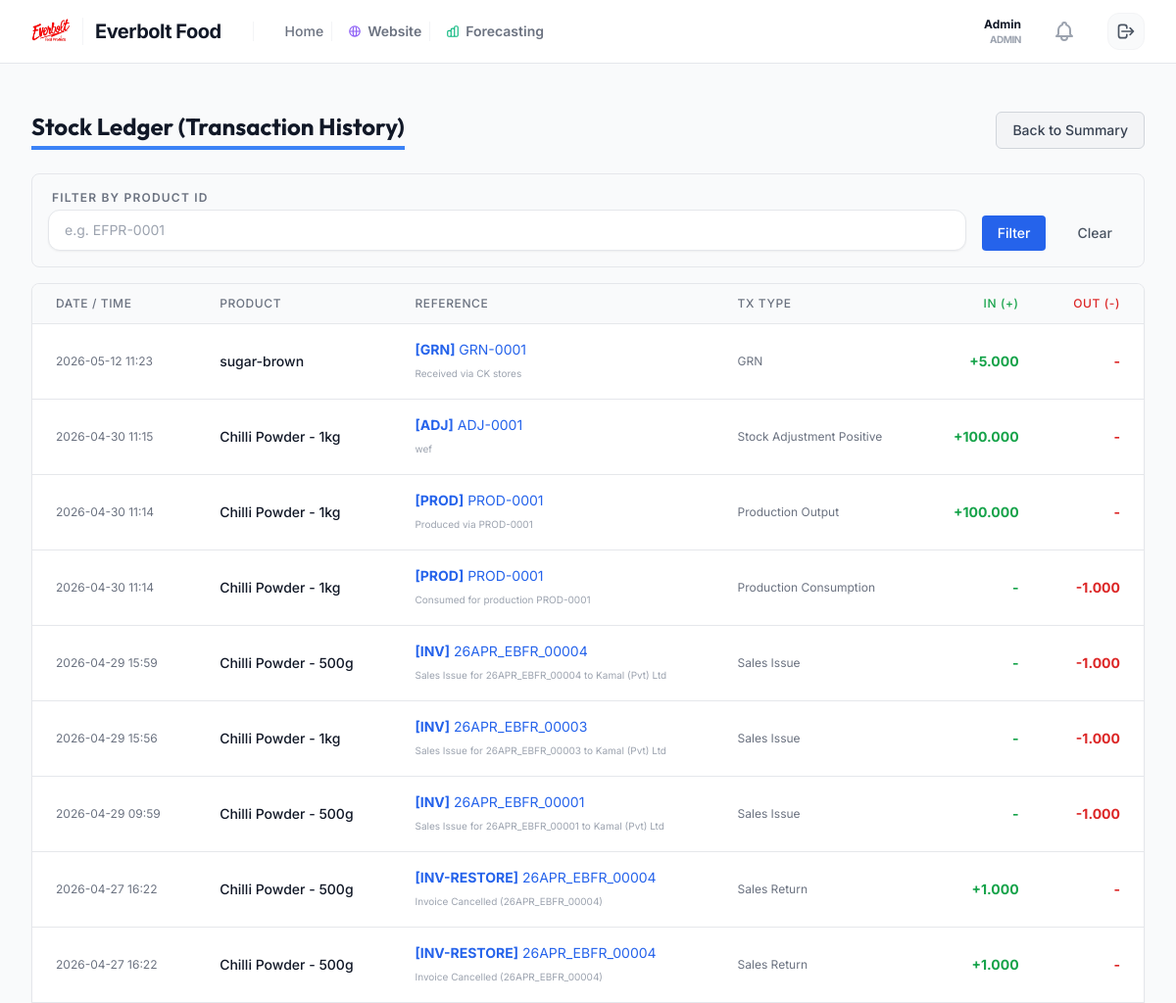
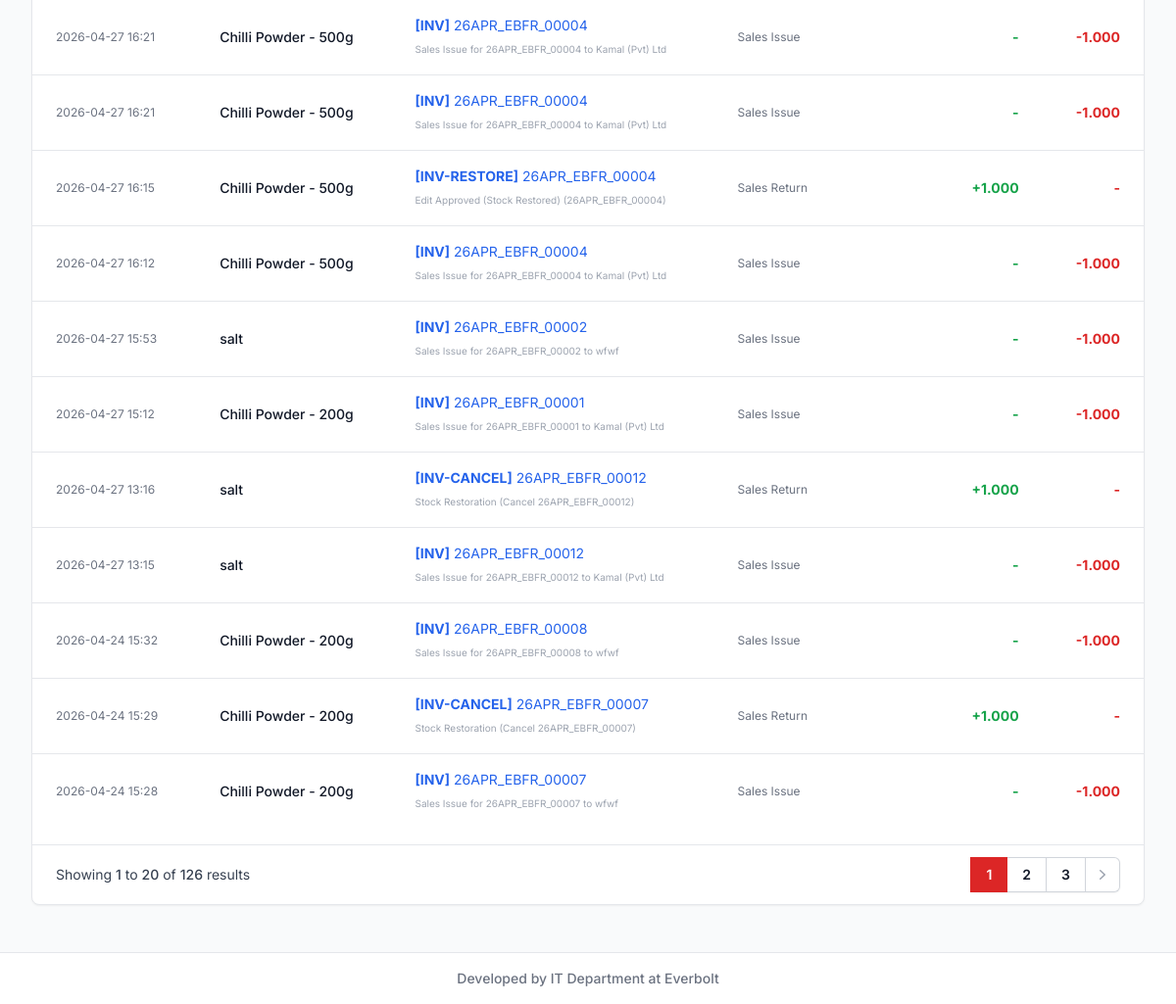
Page /inventory/stock-ledger/ (signed in) on the committed database (2 pictures, top to bottom).
### users/models.py (models this page shows, shortened)
class User(AbstractUser):
    class Roles(models.TextChoices):
        ADMIN = 'ADMIN', 'Admin'
        SALES_OFFICER = 'SALES_OFFICER', 'Sales Officer'
        USER = 'USER', 'User'
    role = models.CharField(max_length=50, choices=Roles.choices, default=Roles.SALES_OFFICER)
    contact_number = models.CharField(max_length=20, blank=True, null=True)
    assigned_area = models.CharField(max_length=100, blank=True, null=True)
    is_delivery_officer = models.BooleanField(default=False, verbose_name="Is a Delivery Officer?", help_text="User can be assigned to deliver orders.")
    monthly_target = models.DecimalField(max_digits=12, decimal_places=2, default=0.00, help_text="Monthly sales target (Ex-VAT) for this officer.")
    can_set_targets = models.BooleanField(default=False, verbose_name="Can Set Sales Targets?", help_text="Allow this user to access the Analytics Target Management page.")
    @property
    def unread_notifications(self):
        return getattr(self, 'notifications', None) and self.notifications.filter(is_read=False).order_by('-created_at') or []
    @property
    def recent_notifications(self):
        return getattr(self, 'notifications', None) and self.notifications.order_by('-created_at')[:20] or []

### inventory/models.py (models this page shows, shortened)
class StockLedger(models.Model):
    class TransactionTypes(models.TextChoices):
        OPENING = 'OPENING', 'Opening Stock'
        GRN = 'GRN', 'GRN'
        PROD_CONS = 'PROD_CONS', 'Production Consumption'
        PROD_OUT = 'PROD_OUT', 'Production Output'
        SALES_ISS = 'SALES_ISS', 'Sales Issue'
        SALES_RET = 'SALES_RET', 'Sales Return'
        PURC_RET = 'PURC_RET', 'Purchase Return'
        ADJ_POS = 'ADJ_POS', 'Stock Adjustment Positive'
        ADJ_NEG = 'ADJ_NEG', 'Stock Adjustment Negative'
    product = models.ForeignKey(Product, on_delete=models.CASCADE, related_name='ledger_entries')
    date = models.DateTimeField(auto_now_add=True)
    tx_type = models.CharField(max_length=20, choices=TransactionTypes.choices)
    qty_in = models.DecimalField(max_digits=12, decimal_places=3, default=0.000)
    qty_out = models.DecimalField(max_digits=12, decimal_places=3, default=0.000)
    reference_type = models.CharField(max_length=50) # e.g. 'GRN', 'PROD', 'INV', 'SYS'
    reference_id = models.IntegerField(null=True, blank=True)
    reference_number = models.CharField(max_length=100)
    remarks = models.CharField(max_length=255, blank=True, null=True)
    user = models.ForeignKey(settings.AUTH_USER_MODEL, on_delete=models.SET_NULL, null=True, blank=True)

class Product(models.Model):
    class BrandChoices(models.TextChoices):
        EVERBOLT = 'Everbolt', 'Everbolt'
        EVERLEAF = 'Everleaf', 'Everleaf'
    class CategoryChoices(models.TextChoices):
        CONFECTIONERY = 'Confectionery', 'Confectionery'
        DRIED_FRUITS = 'Dried Fruits', 'Dried Fruits'
        DRIED_VEGETABLES = 'Dried Vegetables', 'Dried Vegetables'
        SPICES = 'Spices', 'Spices'
        TEA = 'Tea', 'Tea'
        KITHUL = 'Kithul', 'Kithul'
    class TeaTypeChoices(models.TextChoices):
        HERBAL_TEA = 'Herbal Tea', 'Herbal Tea'
        ARTISAN_TEA = 'Artisan Tea', 'Artisan Tea'
        FLAVORED_TEA = 'Flavored Tea', 'Flavored Tea'
        BLACK_TEA = 'Black Tea', 'Black Tea'
        GREEN_TEA = 'Green Tea', 'Green Tea'
        CATERING_TEA = 'Catering Tea', 'Catering Tea'
    class UnitTypes(models.TextChoices):
        PCS = 'pcs', 'pcs'
        BOX = 'box', 'box'
        PACK = 'pack', 'pack'
        KG = 'Kg', 'Kg'
        G = 'g', 'g'
        ML = 'ml', 'ml'
        L = 'l', 'l'
    class ProductTypes(models.TextChoices):
        DIRECT_PACKING = 'Direct Packing', 'Direct Packing'
        BLENDED_TEA = 'Blended Tea Products', 'Blended Tea Products'
        CONFECTIONERY_PACKING = 'Confectionery Packing', 'Confectionery Packing'
        REPACKING = 'Repacking', 'Repacking'
        TRADING = 'Trading Products', 'Trading Products'
    class InventoryClasses(models.TextChoices):
        RAW = 'RAW', 'Raw Material'
        PACKAGING = 'PACKAGING', 'Packaging Material'
        FINISHED = 'FINISHED', 'Finished Good'
        SEMI_FINISHED = 'SEMI_FINISHED', 'Semi-Finished Good'
        CONSUMABLE = 'CONSUMABLE', 'Consumable'
    product_id = models.CharField(max_length=50, unique=True, blank=True)
    name = models.CharField(max_length=200)
    brand = models.CharField(max_length=50, default=BrandChoices.EVERBOLT)
    category = models.CharField(max_length=50, default=CategoryChoices.CONFECTIONERY)
    tea_type = models.CharField(max_length=50, choices=TeaTypeChoices.choices, blank=True, null=True)
    packet_size = models.CharField(max_length=100, blank=True, null=True)
    stock_unit = models.CharField(max_length=20, choices=UnitTypes.choices, default=UnitTypes.PCS)
    selling_unit = models.CharField(max_length=20, choices=UnitTypes.choices, default=UnitTypes.PCS)
    inventory_class = models.CharField(max_length=50, choices=InventoryClasses.choices, default=InventoryClasses.FINISHED)
    product_type = models.CharField(max_length=50, default=ProductTypes.DIRECT_PACKING, verbose_name="Production Type")
    track_stock = models.BooleanField(default=True)
    allow_negative_stock = models.BooleanField(default=False)
    reorder_level = models.DecimalField(max_digits=12, decimal_places=3, default=0.000)
    selling_price = models.DecimalField(max_digits=12, decimal_places=5)
    price_tier_100 = models.DecimalField(max_digits=12, decimal_places=5, null=True, blank=True, help_text="Price for <= 100 pcs")
    price_tier_250 = models.DecimalField(max_digits=12, decimal_places=5, null=True, blank=True, help_text="Price for <= 250 pcs")
    price_tier_500 = models.DecimalField(max_digits=12, decimal_places=5, null=True, blank=True, help_text="Price for >= 500 pcs")
    custom_load_price = models.DecimalField(max_digits=12, decimal_places=5, null=True, blank=True)
    tax_rate = models.DecimalField(max_digits=5, decimal_places=2, default=18.00) # Fixed 18% generic tax
    status = models.BooleanField(default=True, help_text="True if active")
    current_stock = models.DecimalField(max_digits=12, decimal_places=3, default=0.000, help_text="Cached balance from StockLedger")

### inventory/views.py (the view)
# urls.py: path('stock-ledger/', views.StockLedgerView.as_view(), name='stock_ledger'),
class StockLedgerView(LoginRequiredMixin, ListView):
    model = StockLedger
    template_name = 'inventory/stock_ledger.html'
    context_object_name = 'entries'
    paginate_by = 20
    ordering = ['-date']
    def get_queryset(self):
        qs = super().get_queryset()
        query = self.request.GET.get('product')
        if query:
            qs = qs.filter(
                Q(product__product_id__icontains=query) |
                Q(product__name__icontains=query)
            )
        return qs

### inventory/templates/inventory/stock_ledger.html (shortened to what this page needs)
{% extends 'layouts/base.html' %}
{% block content %}
<div class="px-4 py-6 sm:px-0">
    <div class="flex justify-between items-center mb-6">
        <h1 class="text-2xl font-bold text-gray-900 border-b-4 border-blue-500 inline-block pb-1">Stock Ledger (Transaction History)</h1>
        <div class="flex space-x-2">
             <a href="{% url 'stock_summary' %}" class="bg-gray-100 hover:bg-gray-200 border border-gray-300 rounded-md px-4 py-2 text-gray-700 text-sm font-medium">Back to Summary</a>
        </div>
    </div>
    <div class="bg-gray-50 p-4 rounded-lg mb-4 border border-gray-200">
        <form method="get" class="flex gap-4 items-end">
            <div class="flex-grow">
                <label class="block text-xs font-semibold text-gray-500 uppercase mb-1">Filter by Product ID</label>
                <input type="text" name="product" value="{{ request.GET.product }}" placeholder="e.g. EFPR-0001" class="w-full px-3 py-2 border border-gray-300 rounded focus:ring-blue-500 focus:border-blue-500 sm:text-sm">
            </div>
            <button type="submit" class="bg-blue-600 hover:bg-blue-700 text-white px-4 py-2 rounded text-sm font-medium">Filter</button>
            <a href="{% url 'stock_ledger' %}" class="px-4 py-2 text-sm font-medium text-gray-600 hover:text-gray-900">Clear</a>
        </form>
    </div>
    <div class="bg-white shadow-sm rounded-lg border border-gray-200 overflow-hidden">
        <div class="overflow-x-auto">
            <table class="min-w-full divide-y divide-gray-200">
                <thead class="bg-gray-50">
                    <tr>
                        <th scope="col" class="px-6 py-3 text-left text-xs font-medium text-gray-500 uppercase tracking-wider">Date / Time</th>
                        <th scope="col" class="px-6 py-3 text-left text-xs font-medium text-gray-500 uppercase tracking-wider">Product</th>
                        <th scope="col" class="px-6 py-3 text-left text-xs font-medium text-gray-500 uppercase tracking-wider">Reference</th>
                        <th scope="col" class="px-6 py-3 text-left text-xs font-medium text-gray-500 uppercase tracking-wider">Tx Type</th>
                        <th scope="col" class="px-6 py-3 text-right text-xs font-medium text-gray-500 uppercase tracking-wider text-green-600">IN (+)</th>
                        <th scope="col" class="px-6 py-3 text-right text-xs font-medium text-gray-500 uppercase tracking-wider text-red-600">OUT (-)</th>
                    </tr>
                </thead>
                <tbody class="bg-white divide-y divide-gray-200">
                    {% for entry in entries %}
                    <tr class="hover:bg-gray-50 transition-colors">
                        <td class="px-6 py-4 whitespace-nowrap text-xs text-gray-500">{{ entry.date|date:"Y-m-d H:i" }}</td>
                        <td class="px-6 py-4 whitespace-nowrap text-sm font-medium text-gray-900">{{ entry.product.name }}</td>
                        <td class="px-6 py-4 whitespace-nowrap text-sm text-blue-600">
                            <span class="font-bold">[{{ entry.reference_type }}]</span> {{ entry.reference_number }}
                            {% if entry.remarks %}<div class="text-[10px] text-gray-400 mt-1">{{ entry.remarks }}</div>{% endif %}
                        </td>
                        <td class="px-6 py-4 whitespace-nowrap text-xs text-gray-500">{{ entry.get_tx_type_display }}</td>
                        <td class="px-6 py-4 whitespace-nowrap text-sm text-green-600 text-right font-bold">{% if entry.qty_in > 0 %}+{{ entry.qty_in }}{% else %}-{% endif %}</td>
                        <td class="px-6 py-4 whitespace-nowrap text-sm text-red-600 text-right font-bold">{% if entry.qty_out > 0 %}-{{ entry.qty_out }}{% else %}-{% endif %}</td>
                    </tr>
                    {% empty %}
                    <tr>
                        <td colspan="6" class="px-6 py-10 text-center text-gray-500">No ledger entries found.</td>
                    </tr>
                    {% endfor %}
                </tbody>
            </table>
        </div>
        {% include 'partials/pagination.html' %}
    </div>
</div>
{% endblock %}

### sales/templates/layouts/base.html (shortened to what this page needs)
{% load static %}
<!DOCTYPE html>
<html lang="en">
<head>
    <script src="https://cdn.tailwindcss.com"></script>
</head>
<body class="bg-gray-50 text-gray-900 min-h-screen flex flex-col">
    <nav class="bg-white border-b border-gray-200">
        <div class="max-w-7xl mx-auto px-4 sm:px-6 lg:px-8">
            <div class="flex items-center justify-between h-16">
                <div class="flex items-center">
                    <a href="{% url 'main_dashboard' %}" class="flex items-center group transition-all">
                        <img src="{% static 'sales/img/logo.png' %}" alt="Everbolt Logo" class="h-10 w-auto object-contain transition-transform group-hover:scale-105">
                        <span class="ml-3 font-bold text-xl tracking-tight text-gray-900 group-hover:text-red-600 transition-colors border-l border-gray-100 pl-3">Everbolt Food</span>
                    </a>
                    <div class="hidden md:ml-8 md:flex md:items-center md:space-x-4 border-l border-gray-100 pl-8">
                        <nav class="flex" aria-label="Breadcrumb">
                            <ol class="flex items-center space-x-2 text-sm font-medium text-gray-500">
                                <li>
                                    <a href="{% url 'main_dashboard' %}" class="hover:text-red-600 transition-colors">Home</a>
                                </li>
                                <li class="flex items-center space-x-2 border-l border-gray-100 pl-4 ml-2">
                                    <a href="{% url 'website_dashboard' %}" class="flex items-center gap-1.5 hover:text-violet-600 transition-colors font-semibold">
                                        Website
                                    </a>
                                </li>
                                <li class="flex items-center space-x-2 border-l border-gray-100 pl-4 ml-2">
                                    <a href="{% url 'forecasting' %}" class="flex items-center gap-1.5 hover:text-emerald-600 transition-colors font-semibold">
                                        Forecasting
                                    </a>
                                </li>
                            </ol>
                        </nav>
                    </div>
                </div>
                <div class="flex items-center space-x-6">
                    <div class="hidden sm:flex flex-col items-end">
                        <a href="{% url 'user_profile' %}" class="text-gray-900 font-bold text-xs ring-offset-2 hover:text-red-600 transition-colors">{{ user.get_full_name|default:user.username }}</a>
                        <span class="text-gray-400 text-[10px] font-bold uppercase tracking-tighter">{{ user.get_role_display|default:"Staff" }}</span>
                    </div>
                    {% if user.is_authenticated %}
                        <div class="relative" x-data="{ open: false }">
                            <button @click="open = !open" class="relative p-2 text-gray-400 hover:text-gray-600 focus:outline-none transition-colors">
                            </button>
                        </div>
                        <form method="post" action="{% url 'logout' %}">
                            <button type="submit" class="bg-gray-50 hover:bg-red-50 text-gray-600 hover:text-red-700 p-2 rounded-xl transition-all border border-gray-100 hover:border-red-100">
                                <svg class="w-5 h-5" fill="none" stroke="currentColor" viewBox="0 0 24 24">
                                    <path stroke-linecap="round" stroke-linejoin="round" stroke-width="2" d="M17 16l4-4m0 0l-4-4m4 4H7m6 4v1a3 3 0 01-3 3H6a3 3 0 01-3-3V7a3 3 0 013-3h4a3 3 0 013 3v1" />
                                </svg>
                            </button>
                        </form>
                    {% endif %}
                </div>
            </div>
        </div>
    </nav>
    <main class="max-w-7xl mx-auto py-6 sm:px-6 lg:px-8 flex-grow w-full">
        {% block content %}
        {% endblock %}
    </main>
    <footer class="bg-white border-t border-gray-200 mt-auto">
        <div class="max-w-7xl mx-auto py-4 px-4 sm:px-6 lg:px-8 box-border">
            <p class="text-center text-sm text-gray-500 font-medium">Developed by IT Department at Everbolt</p>
        </div>
    </footer>
</body>
</html>

### rows in the picture
User: get_full_name "Admin", role "ADMIN"
StockLedger: date "2026-05-12 11:23", product.name "sugar-brown", reference_type "GRN", reference_number "GRN-0001", remarks "Received via CK stores", tx_type "GRN", qty_in "5.000"
StockLedger: date "2026-04-30 11:15", product.name "Chilli Powder - 1kg", reference_type "ADJ", reference_number "ADJ-0001", remarks "wef", tx_type "Stock Adjustment Positive", qty_in "100.000"
StockLedger: date "2026-04-30 11:14", product.name "Chilli Powder - 1kg", reference_type "PROD", reference_number "PROD-0001", remarks "Produced via PROD-0001", tx_type "Production Output", qty_in "100.000"
StockLedger: date "2026-04-30 11:14", product.name "Chilli Powder - 1kg", reference_type "PROD", reference_number "PROD-0001", remarks "Consumed for production PROD-0001", tx_type "Production Consumption", qty_out "1.000"
StockLedger: date "2026-04-29 15:59", product.name "Chilli Powder - 500g", reference_type "INV", reference_number "26APR_EBFR_00004", remarks "Sales Issue for 26APR_EBFR_00004 to Kamal (Pvt) Ltd", tx_type "Sales Issue", qty_out "1.000"
StockLedger: date "2026-04-29 15:56", product.name "Chilli Powder - 1kg", reference_type "INV", reference_number "26APR_EBFR_00003", remarks "Sales Issue for 26APR_EBFR_00003 to Kamal (Pvt) Ltd", tx_type "Sales Issue", qty_out "1.000"
StockLedger: date "2026-04-29 09:59", product.name "Chilli Powder - 500g", reference_type "INV", reference_number "26APR_EBFR_00001", remarks "Sales Issue for 26APR_EBFR_00001 to Kamal (Pvt) Ltd", tx_type "Sales Issue", qty_out "1.000"
StockLedger: date "2026-04-27 16:22", product.name "Chilli Powder - 500g", reference_type "INV-RESTORE", reference_number "26APR_EBFR_00004", remarks "Invoice Cancelled (26APR_EBFR_00004)", tx_type "Sales Return", qty_in "1.000"
StockLedger: date "2026-04-27 16:22", product.name "Chilli Powder - 500g", reference_type "INV-RESTORE", reference_number "26APR_EBFR_00004", remarks "Invoice Cancelled (26APR_EBFR_00004)", tx_type "Sales Return", qty_in "1.000"
StockLedger: date "2026-04-27 16:21", product.name "Chilli Powder - 500g", reference_type "INV", reference_number "26APR_EBFR_00004", remarks "Sales Issue for 26APR_EBFR_00004 to Kamal (Pvt) Ltd", tx_type "Sales Issue", qty_out "1.000"
StockLedger: date "2026-04-27 16:21", product.name "Chilli Powder - 500g", reference_type "INV", reference_number "26APR_EBFR_00004", remarks "Sales Issue for 26APR_EBFR_00004 to Kamal (Pvt) Ltd", tx_type "Sales Issue", qty_out "1.000"
StockLedger: date "2026-04-27 16:15", product.name "Chilli Powder - 500g", reference_type "INV-RESTORE", reference_number "26APR_EBFR_00004", remarks "Edit Approved (Stock Restored) (26APR_EBFR_00004)", tx_type "Sales Return", qty_in "1.000"
StockLedger: date "2026-04-27 16:12", product.name "Chilli Powder - 500g", reference_type "INV", reference_number "26APR_EBFR_00004", remarks "Sales Issue for 26APR_EBFR_00004 to Kamal (Pvt) Ltd", tx_type "Sales Issue", qty_out "1.000"
StockLedger: date "2026-04-27 15:53", product.name "salt", reference_type "INV", reference_number "26APR_EBFR_00002", remarks "Sales Issue for 26APR_EBFR_00002 to wfwf", tx_type "Sales Issue", qty_out "1.000"
StockLedger: date "2026-04-27 15:12", product.name "Chilli Powder - 200g", reference_type "INV", reference_number "26APR_EBFR_00001", remarks "Sales Issue for 26APR_EBFR_00001 to Kamal (Pvt) Ltd", tx_type "Sales Issue", qty_out "1.000"
StockLedger: date "2026-04-27 13:16", product.name "salt", reference_type "INV-CANCEL", reference_number "26APR_EBFR_00012", remarks "Stock Restoration (Cancel 26APR_EBFR_00012)", tx_type "Sales Return", qty_in "1.000"
StockLedger: date "2026-04-27 13:15", product.name "salt", reference_type "INV", reference_number "26APR_EBFR_00012", remarks "Sales Issue for 26APR_EBFR_00012 to Kamal (Pvt) Ltd", tx_type "Sales Issue", qty_out "1.000"
StockLedger: date "2026-04-24 15:32", product.name "Chilli Powder - 200g", reference_type "INV", reference_number "26APR_EBFR_00008", remarks "Sales Issue for 26APR_EBFR_00008 to wfwf", tx_type "Sales Issue", qty_out "1.000"
StockLedger: date "2026-04-24 15:29", product.name "Chilli Powder - 200g", reference_type "INV-CANCEL", reference_number "26APR_EBFR_00007", remarks "Stock Restoration (Cancel 26APR_EBFR_00007)", tx_type "Sales Return", qty_in "1.000"
StockLedger: date "2026-04-24 15:28", product.name "Chilli Powder - 200g", reference_type "INV", reference_number "26APR_EBFR_00007", remarks "Sales Issue for 26APR_EBFR_00007 to wfwf", tx_type "Sales Issue", qty_out "1.000"

### other values in the picture
{{ page_obj.start_index }} "1"
{{ page_obj.end_index }} "20"
{{ paginator.count }} "126"
{{ i }} "1"
{{ i }} "2" "3"
